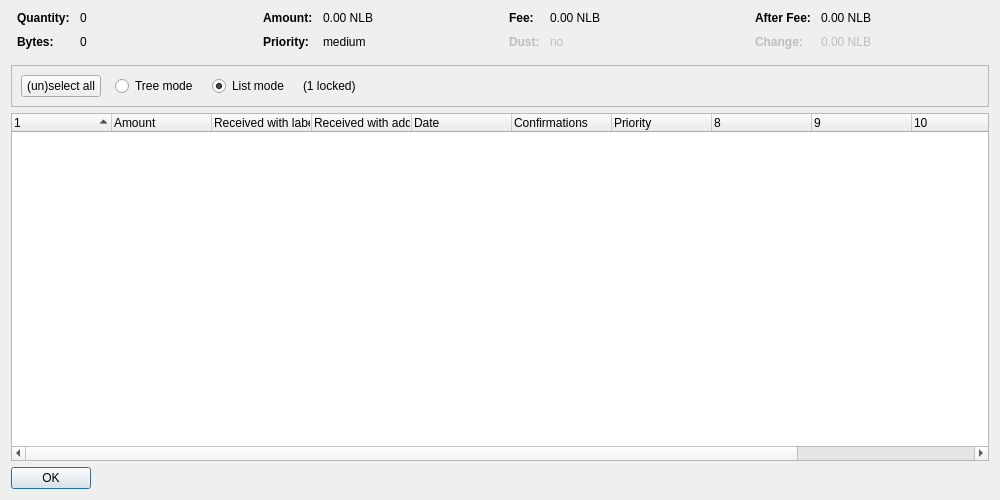
<?xml version="1.0" encoding="UTF-8"?>
<ui version="4.0">
 <class>CoinControlDialog</class>
 <widget class="QDialog" name="CoinControlDialog">
  <property name="geometry">
   <rect>
    <x>0</x>
    <y>0</y>
    <width>1000</width>
    <height>500</height>
   </rect>
  </property>
  <property name="windowTitle">
   <string>Coin Selection</string>
  </property>
  <layout class="QVBoxLayout" name="verticalLayout">
   <item>
    <layout class="QHBoxLayout" name="horizontalLayoutTop" stretch="0,0,0,0">
     <property name="topMargin">
      <number>0</number>
     </property>
     <property name="bottomMargin">
      <number>10</number>
     </property>
     <item>
      <layout class="QFormLayout" name="formLayoutCoinControl1">
       <property name="horizontalSpacing">
        <number>10</number>
       </property>
       <property name="verticalSpacing">
        <number>10</number>
       </property>
       <property name="leftMargin">
        <number>6</number>
       </property>
       <property name="rightMargin">
        <number>6</number>
       </property>
       <item row="0" column="0">
        <widget class="QLabel" name="labelCoinControlQuantityText">
         <property name="font">
          <font>
           <weight>75</weight>
           <bold>true</bold>
          </font>
         </property>
         <property name="text">
          <string>Quantity:</string>
         </property>
        </widget>
       </item>
       <item row="0" column="1">
        <widget class="QLabel" name="labelCoinControlQuantity">
         <property name="cursor">
          <cursorShape>IBeamCursor</cursorShape>
         </property>
         <property name="contextMenuPolicy">
          <enum>Qt::ActionsContextMenu</enum>
         </property>
         <property name="text">
          <string notr="true">0</string>
         </property>
         <property name="textInteractionFlags">
          <set>Qt::LinksAccessibleByMouse|Qt::TextSelectableByKeyboard|Qt::TextSelectableByMouse</set>
         </property>
        </widget>
       </item>
       <item row="1" column="0">
        <widget class="QLabel" name="labelCoinControlBytesText">
         <property name="font">
          <font>
           <weight>75</weight>
           <bold>true</bold>
          </font>
         </property>
         <property name="text">
          <string>Bytes:</string>
         </property>
        </widget>
       </item>
       <item row="1" column="1">
        <widget class="QLabel" name="labelCoinControlBytes">
         <property name="cursor">
          <cursorShape>IBeamCursor</cursorShape>
         </property>
         <property name="contextMenuPolicy">
          <enum>Qt::ActionsContextMenu</enum>
         </property>
         <property name="text">
          <string notr="true">0</string>
         </property>
         <property name="textInteractionFlags">
          <set>Qt::LinksAccessibleByMouse|Qt::TextSelectableByKeyboard|Qt::TextSelectableByMouse</set>
         </property>
        </widget>
       </item>
      </layout>
     </item>
     <item>
      <layout class="QFormLayout" name="formLayoutCoinControl2">
       <property name="horizontalSpacing">
        <number>10</number>
       </property>
       <property name="verticalSpacing">
        <number>10</number>
       </property>
       <property name="leftMargin">
        <number>6</number>
       </property>
       <property name="rightMargin">
        <number>6</number>
       </property>
       <item row="0" column="0">
        <widget class="QLabel" name="labelCoinControlAmountText">
         <property name="font">
          <font>
           <weight>75</weight>
           <bold>true</bold>
          </font>
         </property>
         <property name="text">
          <string>Amount:</string>
         </property>
        </widget>
       </item>
       <item row="0" column="1">
        <widget class="QLabel" name="labelCoinControlAmount">
         <property name="cursor">
          <cursorShape>IBeamCursor</cursorShape>
         </property>
         <property name="contextMenuPolicy">
          <enum>Qt::ActionsContextMenu</enum>
         </property>
         <property name="text">
          <string notr="true">0.00 NLB</string>
         </property>
         <property name="textInteractionFlags">
          <set>Qt::LinksAccessibleByMouse|Qt::TextSelectableByKeyboard|Qt::TextSelectableByMouse</set>
         </property>
        </widget>
       </item>
       <item row="1" column="0">
        <widget class="QLabel" name="labelCoinControlPriorityText">
         <property name="font">
          <font>
           <weight>75</weight>
           <bold>true</bold>
          </font>
         </property>
         <property name="text">
          <string>Priority:</string>
         </property>
        </widget>
       </item>
       <item row="1" column="1">
        <widget class="QLabel" name="labelCoinControlPriority">
         <property name="cursor">
          <cursorShape>IBeamCursor</cursorShape>
         </property>
         <property name="contextMenuPolicy">
          <enum>Qt::ActionsContextMenu</enum>
         </property>
         <property name="text">
          <string notr="true">medium</string>
         </property>
         <property name="textInteractionFlags">
          <set>Qt::LinksAccessibleByMouse|Qt::TextSelectableByKeyboard|Qt::TextSelectableByMouse</set>
         </property>
        </widget>
       </item>
      </layout>
     </item>
     <item>
      <layout class="QFormLayout" name="formLayoutCoinControl3">
       <property name="horizontalSpacing">
        <number>10</number>
       </property>
       <property name="verticalSpacing">
        <number>10</number>
       </property>
       <property name="leftMargin">
        <number>6</number>
       </property>
       <property name="rightMargin">
        <number>6</number>
       </property>
       <item row="0" column="0">
        <widget class="QLabel" name="labelCoinControlFeeText">
         <property name="font">
          <font>
           <weight>75</weight>
           <bold>true</bold>
          </font>
         </property>
         <property name="text">
          <string>Fee:</string>
         </property>
        </widget>
       </item>
       <item row="0" column="1">
        <widget class="QLabel" name="labelCoinControlFee">
         <property name="cursor">
          <cursorShape>IBeamCursor</cursorShape>
         </property>
         <property name="contextMenuPolicy">
          <enum>Qt::ActionsContextMenu</enum>
         </property>
         <property name="text">
          <string notr="true">0.00 NLB</string>
         </property>
         <property name="textInteractionFlags">
          <set>Qt::LinksAccessibleByMouse|Qt::TextSelectableByKeyboard|Qt::TextSelectableByMouse</set>
         </property>
        </widget>
       </item>
       <item row="1" column="0">
        <widget class="QLabel" name="labelCoinControlLowOutputText">
         <property name="enabled">
          <bool>false</bool>
         </property>
         <property name="font">
          <font>
           <weight>75</weight>
           <bold>true</bold>
          </font>
         </property>
         <property name="text">
          <string>Dust:</string>
         </property>
        </widget>
       </item>
       <item row="1" column="1">
        <widget class="QLabel" name="labelCoinControlLowOutput">
         <property name="enabled">
          <bool>false</bool>
         </property>
         <property name="cursor">
          <cursorShape>IBeamCursor</cursorShape>
         </property>
         <property name="contextMenuPolicy">
          <enum>Qt::ActionsContextMenu</enum>
         </property>
         <property name="text">
          <string notr="true">no</string>
         </property>
         <property name="textInteractionFlags">
          <set>Qt::LinksAccessibleByMouse|Qt::TextSelectableByKeyboard|Qt::TextSelectableByMouse</set>
         </property>
        </widget>
       </item>
      </layout>
     </item>
     <item>
      <layout class="QFormLayout" name="formLayoutCoinControl4">
       <property name="horizontalSpacing">
        <number>10</number>
       </property>
       <property name="verticalSpacing">
        <number>10</number>
       </property>
       <property name="leftMargin">
        <number>6</number>
       </property>
       <property name="rightMargin">
        <number>6</number>
       </property>
       <item row="0" column="0">
        <widget class="QLabel" name="labelCoinControlAfterFeeText">
         <property name="font">
          <font>
           <weight>75</weight>
           <bold>true</bold>
          </font>
         </property>
         <property name="text">
          <string>After Fee:</string>
         </property>
        </widget>
       </item>
       <item row="0" column="1">
        <widget class="QLabel" name="labelCoinControlAfterFee">
         <property name="cursor">
          <cursorShape>IBeamCursor</cursorShape>
         </property>
         <property name="contextMenuPolicy">
          <enum>Qt::ActionsContextMenu</enum>
         </property>
         <property name="text">
          <string notr="true">0.00 NLB</string>
         </property>
         <property name="textInteractionFlags">
          <set>Qt::LinksAccessibleByMouse|Qt::TextSelectableByKeyboard|Qt::TextSelectableByMouse</set>
         </property>
        </widget>
       </item>
       <item row="1" column="0">
        <widget class="QLabel" name="labelCoinControlChangeText">
         <property name="enabled">
          <bool>false</bool>
         </property>
         <property name="font">
          <font>
           <weight>75</weight>
           <bold>true</bold>
          </font>
         </property>
         <property name="text">
          <string>Change:</string>
         </property>
        </widget>
       </item>
       <item row="1" column="1">
        <widget class="QLabel" name="labelCoinControlChange">
         <property name="enabled">
          <bool>false</bool>
         </property>
         <property name="cursor">
          <cursorShape>IBeamCursor</cursorShape>
         </property>
         <property name="contextMenuPolicy">
          <enum>Qt::ActionsContextMenu</enum>
         </property>
         <property name="text">
          <string notr="true">0.00 NLB</string>
         </property>
         <property name="textInteractionFlags">
          <set>Qt::LinksAccessibleByMouse|Qt::TextSelectableByKeyboard|Qt::TextSelectableByMouse</set>
         </property>
        </widget>
       </item>
      </layout>
     </item>
    </layout>
   </item>
   <item>
    <widget class="QFrame" name="frame">
     <property name="minimumSize">
      <size>
       <width>0</width>
       <height>40</height>
      </size>
     </property>
     <property name="frameShape">
      <enum>QFrame::StyledPanel</enum>
     </property>
     <property name="frameShadow">
      <enum>QFrame::Sunken</enum>
     </property>
     <layout class="QHBoxLayout" name="horizontalLayout">
      <item>
       <layout class="QHBoxLayout" name="horizontalLayoutPanel" stretch="0,0,0,0,0">
        <property name="spacing">
         <number>14</number>
        </property>
        <item>
         <widget class="QPushButton" name="pushButtonSelectAll">
          <property name="sizePolicy">
           <sizepolicy hsizetype="Maximum" vsizetype="Fixed">
            <horstretch>0</horstretch>
            <verstretch>0</verstretch>
           </sizepolicy>
          </property>
          <property name="text">
           <string>(un)select all</string>
          </property>
          <property name="autoDefault">
           <bool>false</bool>
          </property>
         </widget>
        </item>
        <item>
         <widget class="QRadioButton" name="radioTreeMode">
          <property name="sizePolicy">
           <sizepolicy hsizetype="Maximum" vsizetype="Fixed">
            <horstretch>0</horstretch>
            <verstretch>0</verstretch>
           </sizepolicy>
          </property>
          <property name="text">
           <string>Tree mode</string>
          </property>
         </widget>
        </item>
        <item>
         <widget class="QRadioButton" name="radioListMode">
          <property name="sizePolicy">
           <sizepolicy hsizetype="Maximum" vsizetype="Fixed">
            <horstretch>0</horstretch>
            <verstretch>0</verstretch>
           </sizepolicy>
          </property>
          <property name="text">
           <string>List mode</string>
          </property>
          <property name="checked">
           <bool>true</bool>
          </property>
         </widget>
        </item>
        <item>
         <widget class="QLabel" name="labelLocked">
          <property name="text">
           <string notr="true">(1 locked)</string>
          </property>
         </widget>
        </item>
        <item>
         <spacer name="horizontalSpacer">
          <property name="orientation">
           <enum>Qt::Horizontal</enum>
          </property>
          <property name="sizeHint" stdset="0">
           <size>
            <width>40</width>
            <height>20</height>
           </size>
          </property>
         </spacer>
        </item>
       </layout>
      </item>
     </layout>
    </widget>
   </item>
   <item>
    <widget class="CoinControlTreeWidget" name="treeWidget">
     <property name="contextMenuPolicy">
      <enum>Qt::CustomContextMenu</enum>
     </property>
     <property name="sortingEnabled">
      <bool>false</bool>
     </property>
     <property name="columnCount">
      <number>12</number>
     </property>
     <attribute name="headerShowSortIndicator" stdset="0">
      <bool>true</bool>
     </attribute>
     <attribute name="headerStretchLastSection">
      <bool>false</bool>
     </attribute>
     <column>
      <property name="text">
       <string/>
      </property>
     </column>
     <column>
      <property name="text">
       <string>Amount</string>
      </property>
     </column>
     <column>
      <property name="text">
       <string>Received with label</string>
      </property>
     </column>
     <column>
      <property name="text">
       <string>Received with address</string>
      </property>
     </column>
     <column>
      <property name="text">
       <string>Date</string>
      </property>
     </column>
     <column>
      <property name="text">
       <string>Confirmations</string>
      </property>
      <property name="toolTip">
       <string>Confirmed</string>
      </property>
     </column>
     <column>
      <property name="text">
       <string>Priority</string>
      </property>
     </column>
     <column>
      <property name="text">
       <string/>
      </property>
     </column>
     <column>
      <property name="text">
       <string/>
      </property>
     </column>
     <column>
      <property name="text">
       <string/>
      </property>
     </column>
     <column>
      <property name="text">
       <string/>
      </property>
     </column>
     <column>
      <property name="text">
       <string/>
      </property>
     </column>
    </widget>
   </item>
   <item>
    <widget class="QDialogButtonBox" name="buttonBox">
     <property name="sizePolicy">
      <sizepolicy hsizetype="Maximum" vsizetype="Fixed">
       <horstretch>0</horstretch>
       <verstretch>0</verstretch>
      </sizepolicy>
     </property>
     <property name="orientation">
      <enum>Qt::Horizontal</enum>
     </property>
     <property name="standardButtons">
      <set>QDialogButtonBox::Ok</set>
     </property>
    </widget>
   </item>
  </layout>
 </widget>
 <customwidgets>
  <customwidget>
   <class>CoinControlTreeWidget</class>
   <extends>QTreeWidget</extends>
   <header>coincontroltreewidget.h</header>
  </customwidget>
 </customwidgets>
 <resources/>
 <connections/>
</ui>
